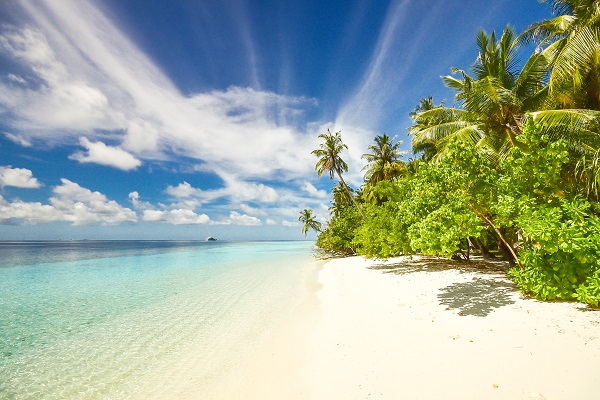
#> input picture input/beach.jpg, 600 x 400 px
$ python blurring.py --image input/beach.jpg
#> lines starting #> are read from the running program, lines starting #| are printed output that depends on the picture
import numpy as np
import argparse
import cv2

ap = argparse.ArgumentParser()
ap.add_argument("-i", "--image", required = True, help = "Path to the image")
args = vars(ap.parse_args())

image = cv2.imread(args["image"])
#> image is the input picture: shape (400, 600, 3); mean B, G, R 159.9, 174.7, 158.8
cv2.imshow("Original", image)

'''
blurring algorithm #1: averaging

define a k x k sliding window on top of input image

k is always an odd number

sliding window is called "a convolutional kernel" or "kernel"

kernel will slide over the image left-to-right and top-to-bottm

pixel at the center of this matrix is set to be the average of all pixels surronding it

size of kernel is proportional to level of blur
'''

# average blurring an image; requires image and size of the kernel
# np.hstack stacks our output images together horizontally

blurred = np.hstack([
	cv2.blur(image, (3, 3)),
	cv2.blur(image, (5, 5)),
	cv2.blur(image, (7,7))])
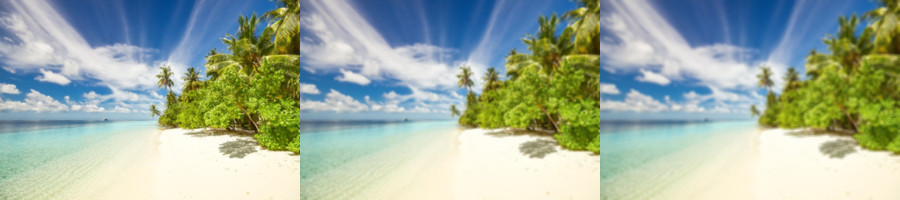
#> blurred: shape (400, 1800, 3) (shown at 1/2 size); mean B, G, R 159.9, 174.7, 158.9

cv2.imshow("Averaged", blurred)
cv2.waitKey(0)

'''
blurring algorithm #2: gaussian

uses weighted mean; pixels closer to the center contribute more weight

yields naturally blurred images
'''

# gaussian blurring an image; accepts a third parameter "standard deviation" in the x-axis direction
# a value of 0 instructs OpenCV to automatically compute them based on our kernel size

blurred = np.hstack([
	cv2.GaussianBlur(image, (3, 3), 0),
	cv2.GaussianBlur(image, (5, 5), 0),
	cv2.GaussianBlur(image, (5, 5), 0)])

cv2.imshow("Gaussian", blurred)
cv2.waitKey(0)

'''
blurring algorithm #3: median

replace the central pixel with the median of the neighborhood

effective at removing salt-and-pepper style noise from an image

because each central pixel is always replaced with a pixel intensity
that exists in the image

substantially reduces noise
'''

# median blurring an image; accepts the input image and kernel size

blurred = np.hstack([
	cv2.medianBlur(image, 3),
	cv2.medianBlur(image, 5),
	cv2.medianBlur(image, 7)])

cv2.imshow("Median", blurred)
cv2.waitKey(0)

'''
blurring algorithm #4: bilateral

reduces noise while still maintains edges

accomplishes this by introducing two gaussian distribution

first gaussian function only considers spatial neighbors - pixels that appear
close together in the (x, y) coordinate space of the image

second gaussian models the pixel intensity of the neighborhood - only
pixels with similar intensity are included in the actual computation of the blur

slower than other methods
'''
# bilateral blurring; accepts input image, diameter of pixel neighborhood, color standard deviation, space standard deviation
# larger value of color deviation means more colors in the neighborhood will be considered when computing the blur
# larger value of space deviation means that pixels farther out from the central pixel will influence the blurring calculation,
# provided that their colors are similar enough

blurred = np.hstack([
	cv2.bilateralFilter(image, 5, 21, 21),
	cv2.bilateralFilter(image, 7, 31, 31),
	cv2.bilateralFilter(image, 9, 41, 41)])

cv2.imshow("Bilateral", blurred)
cv2.waitKey(0)

$ run again, on input/rhino.jpg
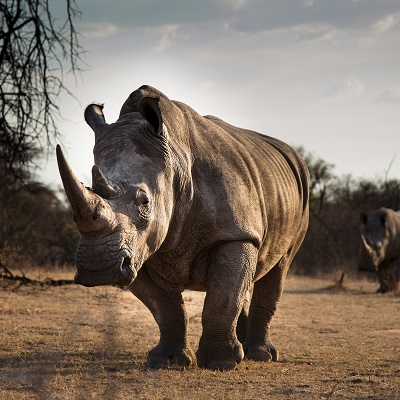
#> input picture input/rhino.jpg, 400 x 400 px
#> image is the input picture: shape (400, 400, 3); mean B, G, R 101.6, 114.3, 128.2
#> `blurred = np.hstack([ cv2.blur(image, (3, 3)), cv2.blur(image, (5, 5))..`:
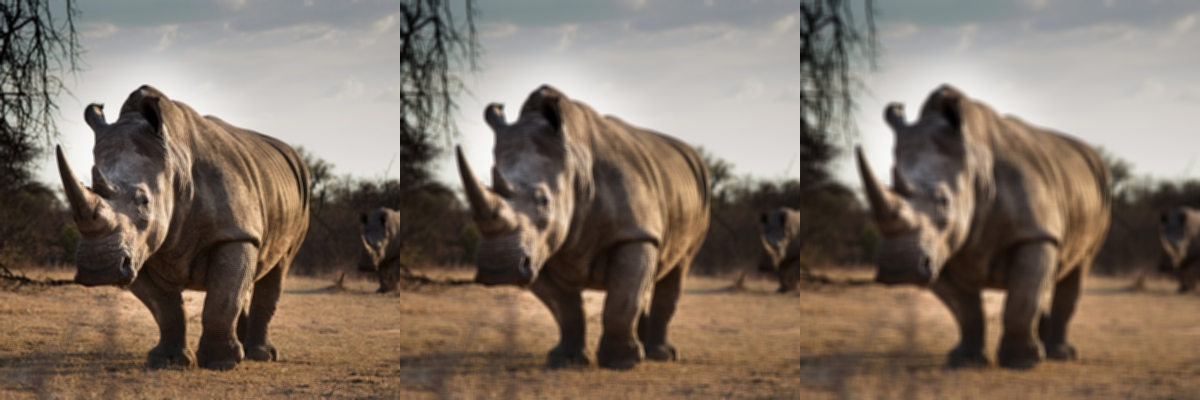
#> blurred: shape (400, 1200, 3); mean B, G, R 101.6, 114.3, 128.3
#> `blurred = np.hstack([ cv2.bilateralFilter(image, 5, 21, 21), cv2.bilat..`:
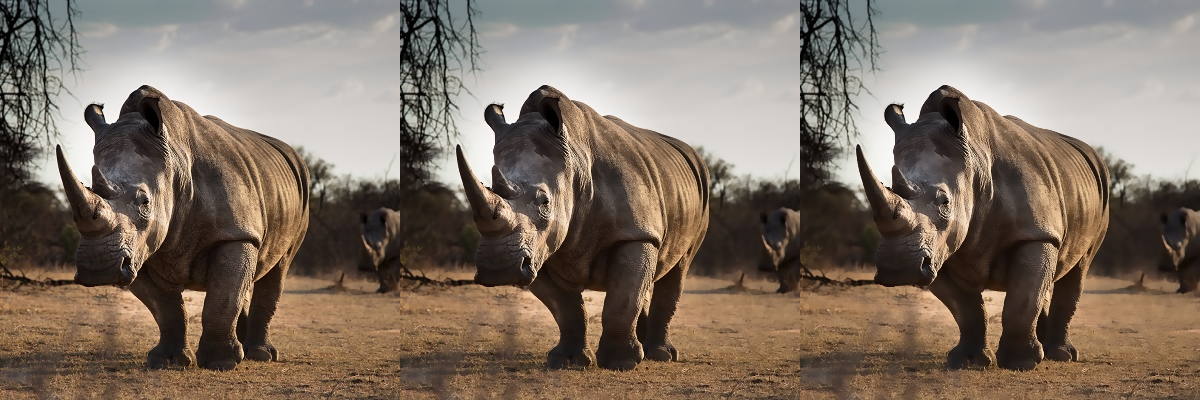
#> blurred: shape (400, 1200, 3); mean B, G, R 101.6, 114.3, 128.2
